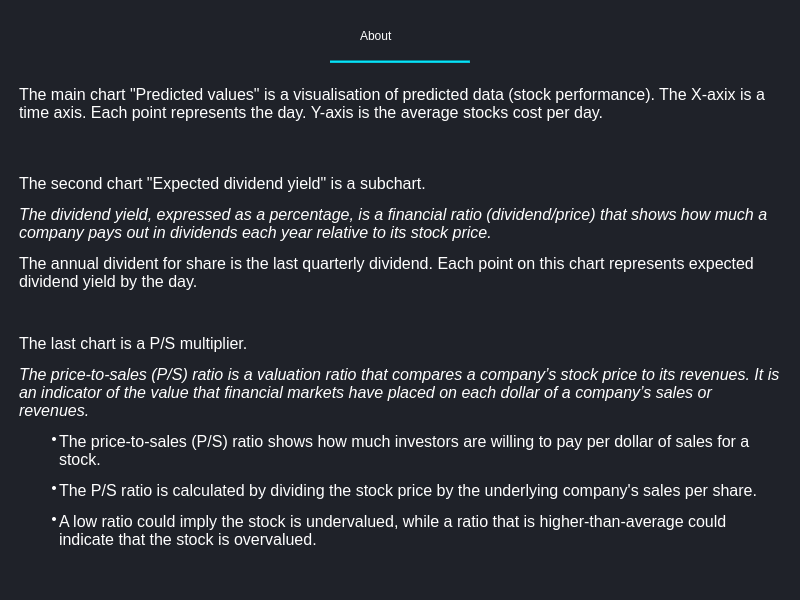
<?xml version="1.0" encoding="UTF-8"?>
<ui version="4.0">
 <class>AboutWindow</class>
 <widget class="QMainWindow" name="AboutWindow">
  <property name="geometry">
   <rect>
    <x>0</x>
    <y>0</y>
    <width>800</width>
    <height>600</height>
   </rect>
  </property>
  <property name="windowTitle">
   <string>About</string>
  </property>
  <property name="styleSheet">
   <string notr="true">background-color:rgb(31, 34, 41);</string>
  </property>
  <widget class="QWidget" name="centralwidget">
   <widget class="QTextBrowser" name="textBrowser">
    <property name="geometry">
     <rect>
      <x>15</x>
      <y>81</y>
      <width>771</width>
      <height>481</height>
     </rect>
    </property>
    <property name="styleSheet">
     <string notr="true">color:white; border:none;</string>
    </property>
    <property name="html">
     <string>&lt;!DOCTYPE HTML PUBLIC &quot;-//W3C//DTD HTML 4.0//EN&quot; &quot;http://www.w3.org/TR/REC-html40/strict.dtd&quot;&gt;
&lt;html&gt;&lt;head&gt;&lt;meta name=&quot;qrichtext&quot; content=&quot;1&quot; /&gt;&lt;meta charset=&quot;utf-8&quot; /&gt;&lt;style type=&quot;text/css&quot;&gt;
p, li { white-space: pre-wrap; }
&lt;/style&gt;&lt;/head&gt;&lt;body style=&quot; font-family:'Segoe UI'; font-size:9pt; font-weight:400; font-style:normal;&quot;&gt;
&lt;p style=&quot; margin-top:12px; margin-bottom:12px; margin-left:0px; margin-right:0px; -qt-block-indent:0; text-indent:0px;&quot;&gt;&lt;span style=&quot; font-size:12pt;&quot;&gt;The main chart &amp;quot;Predicted values&amp;quot; is a visualisation of predicted data (stock performance). The X-axix is a time axis. Each point represents the day. Y-axis is the average stocks cost per day.&lt;/span&gt;&lt;/p&gt;
&lt;p style=&quot; margin-top:12px; margin-bottom:12px; margin-left:0px; margin-right:0px; -qt-block-indent:0; text-indent:0px;&quot;&gt;&lt;br /&gt;&lt;/p&gt;
&lt;p style=&quot; margin-top:12px; margin-bottom:12px; margin-left:0px; margin-right:0px; -qt-block-indent:0; text-indent:0px;&quot;&gt;&lt;span style=&quot; font-size:12pt;&quot;&gt;The second chart &amp;quot;Expected dividend yield&amp;quot; is a subchart. &lt;/span&gt;&lt;/p&gt;
&lt;p style=&quot; margin-top:12px; margin-bottom:12px; margin-left:0px; margin-right:0px; -qt-block-indent:0; text-indent:0px;&quot;&gt;&lt;span style=&quot; font-size:12pt; font-style:italic;&quot;&gt;The dividend yield, expressed as a percentage, is a financial ratio (dividend/price) that shows how much a company pays out in dividends each year relative to its stock price. &lt;/span&gt;&lt;/p&gt;
&lt;p style=&quot; margin-top:12px; margin-bottom:12px; margin-left:0px; margin-right:0px; -qt-block-indent:0; text-indent:0px;&quot;&gt;&lt;span style=&quot; font-size:12pt;&quot;&gt;The annual divident for share is the last quarterly dividend. Each point on this chart represents expected dividend yield by the day. &lt;/span&gt;&lt;/p&gt;
&lt;p style=&quot;-qt-paragraph-type:empty; margin-top:12px; margin-bottom:12px; margin-left:0px; margin-right:0px; -qt-block-indent:0; text-indent:0px; font-size:12pt;&quot;&gt;&lt;br /&gt;&lt;/p&gt;
&lt;p style=&quot; margin-top:12px; margin-bottom:12px; margin-left:0px; margin-right:0px; -qt-block-indent:0; text-indent:0px;&quot;&gt;&lt;span style=&quot; font-size:12pt;&quot;&gt;The last chart is a P/S multiplier. &lt;/span&gt;&lt;/p&gt;
&lt;p style=&quot; margin-top:12px; margin-bottom:12px; margin-left:0px; margin-right:0px; -qt-block-indent:0; text-indent:0px;&quot;&gt;&lt;span style=&quot; font-size:12pt; font-style:italic;&quot;&gt;The price-to-sales (P/S) ratio is a valuation ratio that compares a company’s stock price to its revenues. It is an indicator of the value that financial markets have placed on each dollar of a company’s sales or revenues.&lt;/span&gt;&lt;/p&gt;
&lt;ul style=&quot;margin-top: 0px; margin-bottom: 0px; margin-left: 0px; margin-right: 0px; -qt-list-indent: 1;&quot;&gt;&lt;li style=&quot; margin-top:12px; margin-bottom:0px; margin-left:0px; margin-right:0px; -qt-block-indent:0; text-indent:0px;&quot;&gt;&lt;span style=&quot; font-size:12pt;&quot;&gt;The price-to-sales (P/S) ratio shows how much investors are willing to pay per dollar of sales for a stock.&lt;/span&gt;&lt;/li&gt;
&lt;li style=&quot; margin-top:12px; margin-bottom:0px; margin-left:0px; margin-right:0px; -qt-block-indent:0; text-indent:0px;&quot;&gt;&lt;span style=&quot; font-size:12pt;&quot;&gt;The P/S ratio is calculated by dividing the stock price by the underlying company's sales per share.&lt;/span&gt;&lt;/li&gt;
&lt;li style=&quot; margin-top:12px; margin-bottom:0px; margin-left:0px; margin-right:0px; -qt-block-indent:0; text-indent:0px;&quot;&gt;&lt;span style=&quot; font-size:12pt;&quot;&gt;A low ratio could imply the stock is undervalued, while a ratio that is higher-than-average could indicate that the stock is overvalued.&lt;/span&gt;&lt;/li&gt;&lt;/ul&gt;&lt;/body&gt;&lt;/html&gt;</string>
    </property>
   </widget>
   <widget class="QLabel" name="label">
    <property name="geometry">
     <rect>
      <x>360</x>
      <y>20</y>
      <width>91</width>
      <height>31</height>
     </rect>
    </property>
    <property name="styleSheet">
     <string notr="true">color: rgb(255, 255, 255);
font: 900 16pt &quot;Arial Black&quot;;</string>
    </property>
    <property name="text">
     <string>About</string>
    </property>
   </widget>
   <widget class="Line" name="line">
    <property name="geometry">
     <rect>
      <x>330</x>
      <y>60</y>
      <width>140</width>
      <height>3</height>
     </rect>
    </property>
    <property name="styleSheet">
     <string notr="true">background-color: rgb(7, 197, 216);</string>
    </property>
    <property name="orientation">
     <enum>Qt::Horizontal</enum>
    </property>
   </widget>
  </widget>
 </widget>
 <resources/>
 <connections/>
</ui>
